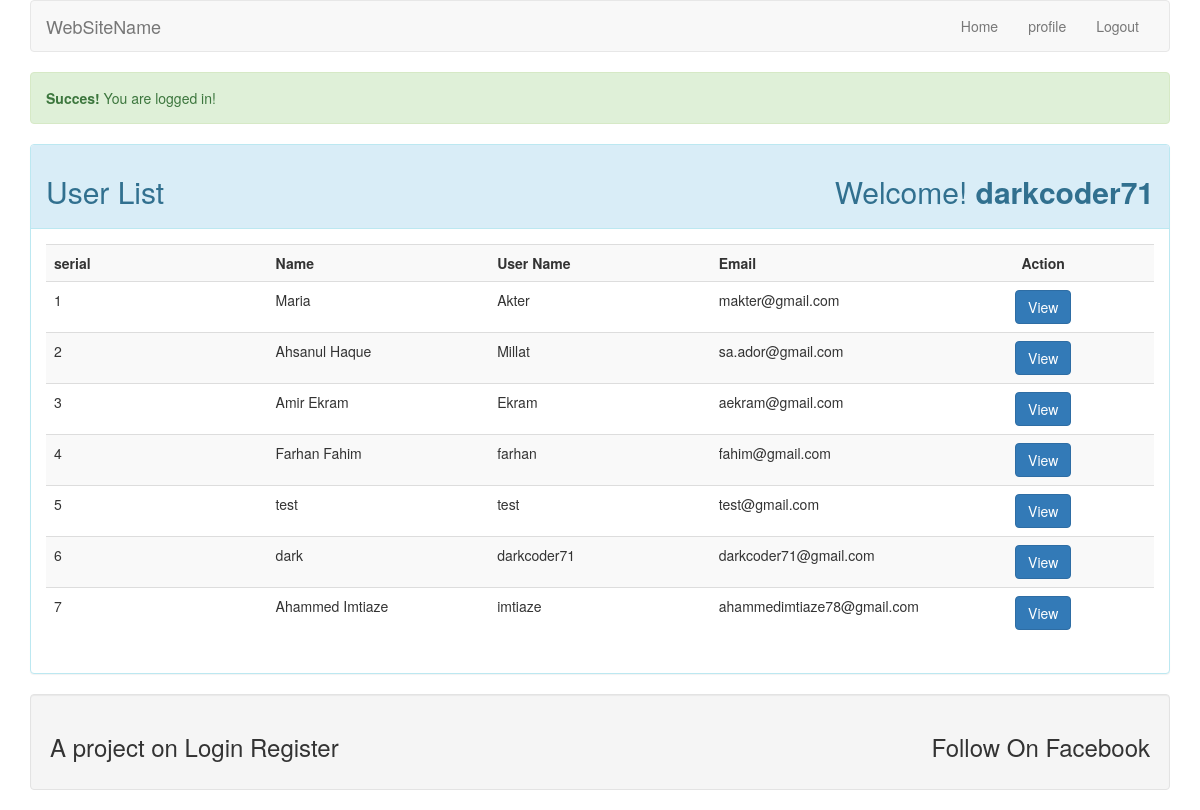
/index.php (signed in), run on the app's committed database.
### tables this page shows
CREATE TABLE `user` (
  `id` int(10) NOT NULL,
  `name` varchar(50) NOT NULL,
  `username` varchar(34) NOT NULL,
  `email` varchar(50) NOT NULL,
  `password` varchar(255) NOT NULL
);

### lib/Session.php (called while the page is built, shortened)
<?php
class Session{
  public static function get($key){
    if (isset($_SESSION[$key])) {
      return $_SESSION[$key];
    } else{
      return false;
    }
  }
}
?>

### lib/User.php (called while the page is built, shortened)
<?php
include 'Database.php';
class User
{
  private $db;
  public function __construct(){
    $this->db  = new Database();
  }
  public function getUserData() {
    $sql    = "SELECT * FROM user ORDER BY id DESC";
    $stmt   = $this->db->pdo->prepare($sql);
    $stmt  -> execute();
    $result = $stmt->fetchAll();
    if ($stmt->rowCount() > 0) {
      return $result;
    }
    else{
      return false;
    }
  }
}

### lib/Database.php (called while the page is built)
<?php
class Database{
    private $hostdb = "localhost";
    private $userdb = "root";
    private $passdb = "";
    private $namedb = "login_register";
    public $pdo;
    public function __construct(){
        if(!isset($this->pdo)){
            try {
                $link = new PDO("mysql:host=".$this->hostdb.";dbname=".$this->namedb, $this->userdb, $this->passdb);
                $link->setAttribute(PDO::ATTR_ERRMODE, PDO::ERRMODE_EXCEPTION);
                $link->exec("SET CHARACTER SET utf8");
                $this->pdo = $link;
            } catch (PDOException $e) {
                echo "Connection Failed...".$e->getMessage();
            }
        }
    }
}
?>

### index.php (the view, shortened to what this page needs)
<?php
include "inc/header.php";
include "lib/User.php";
$user = new User();
$lgnmsg = Session::get('lgnmsg');
if(isset($lgnmsg)){
  echo $lgnmsg;
}
?>
<div class="panel panel-info">
  <div class="panel-heading">
    <h2>User List<span class="pull-right">Welcome!
      <strong>
        <?php
        $name = Session::get('username');
        if (isset($name)) {
          echo $name;
        }
        ?>
      </strong></span>
    </h2>
  </div>
  <div class="panel-body">
    <table class="table table-striped">
      <tr>
        <th width="20%">serial</th>
        <th width="20%">Name</th>
        <th width="20%">User Name</th>
        <th width="20%">Email</th>
        <th style="text-align:center;" width="20%">Action</th>
      </tr>
      <?php
      $result = $user->getUserData();
      if($result){
        $i = 0;
        foreach ($result as $data) {
          $i++;
          ?>
          <tr>
            <td><?php echo $i; ?></td>
            <td><?php echo $data['name']; ?></td>
            <td><?php echo $data['username']; ?></td>
            <td><?php echo $data['email']; ?></td>
            <td style="text-align:center;"> <a class="btn btn-primary" href="profile.php?id=<?php echo $data['id']; ?>">View</a></td>
          </tr>
          <?php
        }
      }
      ?>
    </table>
  </div>
</div>
<?php include 'inc/footer.php'; ?>

### data on the page
user: name "Maria", username "Akter", email "makter@gmail.com"
user: name "Ahsanul Haque", username "Millat", email "sa.ador@gmail.com"
user: name "Amir Ekram", username "Ekram", email "aekram@gmail.com"
user: name "Farhan Fahim", username "farhan", email "fahim@gmail.com"
user: name "test", username "test", email "test@gmail.com"
user: name "dark", username "darkcoder71", email "darkcoder71@gmail.com"
user: name "Ahammed Imtiaze", username "imtiaze", email "ahammedimtiaze78@gmail.com"

### other printed values
$lgnmsg "Succes! You are logged in!"
$name "darkcoder71"
